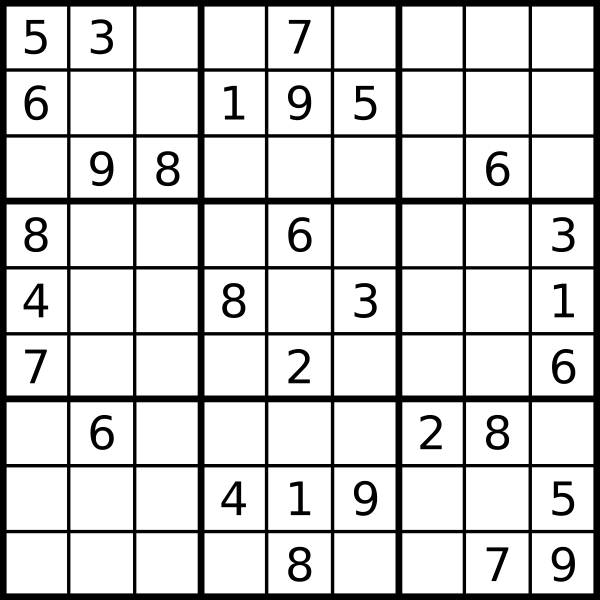
#> input picture img/sudoku1.png, 1200 x 1200 px (shown at 1/2 size)
$ python image_processor.py
#> lines starting #> are read from the running program, lines starting #| are printed output that depends on the picture; after the words box and inside, x2 and y2 are one past the last pixel; in counts of white or black regions, pixels touching at a corner belong together
import imutils
import cv2
import numpy
import pytesseract
import os
DEFAULT_HEIGHT, DEFAULT_WIDTH = 700, 700  # Image size
BOARD_SIZE = 9  # Square board: 9x9
DEFAULT_PIXEL_OFFSET = 5


def main(filename: str = None) -> list:
    filename = './img/sudoku1.png' if filename is None else filename
    image = cv2.imread(filename)
#> image is the input picture: shape (1200, 1200, 3); min 0, max 255, mean 209.8
    image = imutils.resize(
        image, height=DEFAULT_HEIGHT, width=DEFAULT_WIDTH)
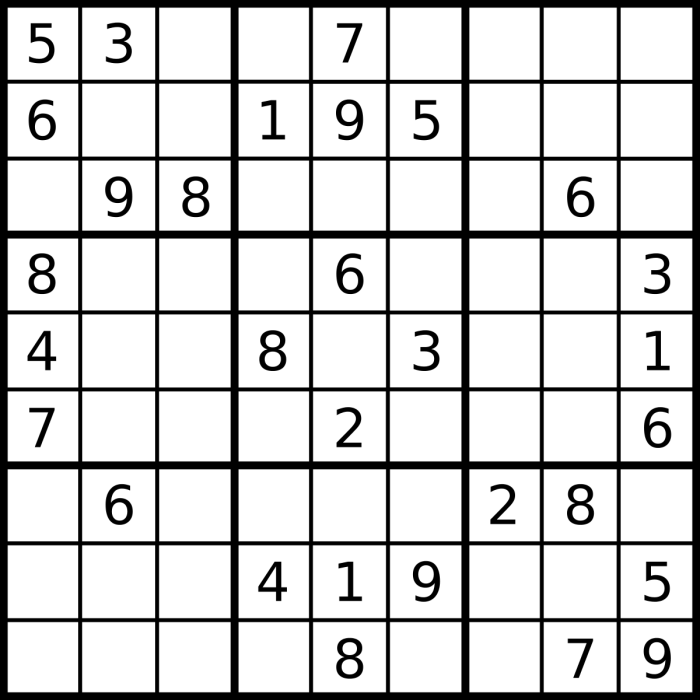
#> image: shape (700, 700, 3); min 0, max 255, mean 209.8
    grayImage = cv2.cvtColor(image, cv2.COLOR_BGR2GRAY)
    kernel = numpy.ones((3, 3), numpy.uint8)
    edgedImage = cv2.Canny(grayImage, threshold1=50,
                           threshold2=200)
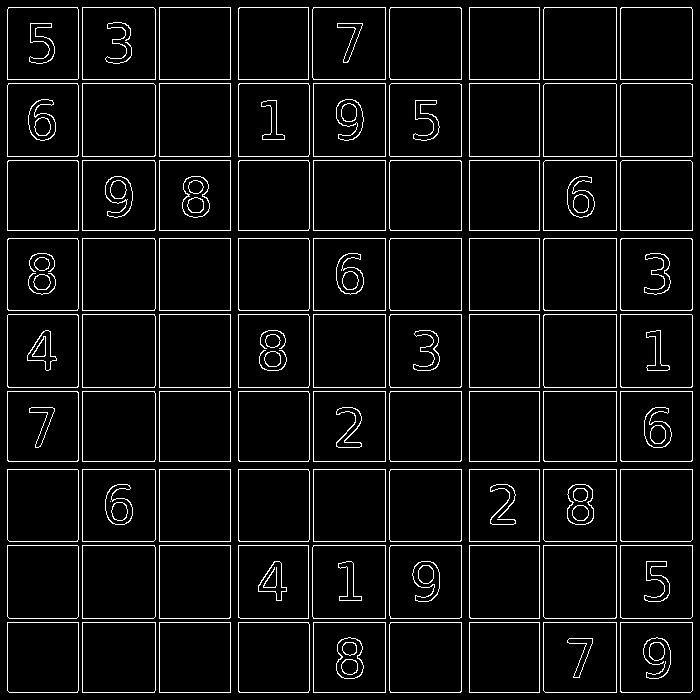
#> edgedImage: shape (700, 700); 5.9% white in thin lines or dots

    # making the countour of the image so edges are more defined
    contours, hierarchy = cv2.findContours(grayImage,
                                           cv2.RETR_TREE, cv2.CHAIN_APPROX_NONE)
#> contours = 132 contours; largest, box (x1, y1, x2, y2) and area: (312, 544, 387, 619) 5476, (543, 544, 618, 619) 5476, (81, 544, 156, 619) 5476, (543, 314, 618, 388) 5402, (312, 314, 387, 388) 5402
    cv2.drawContours(grayImage, contours, -1, (0, 255, 0), 3)
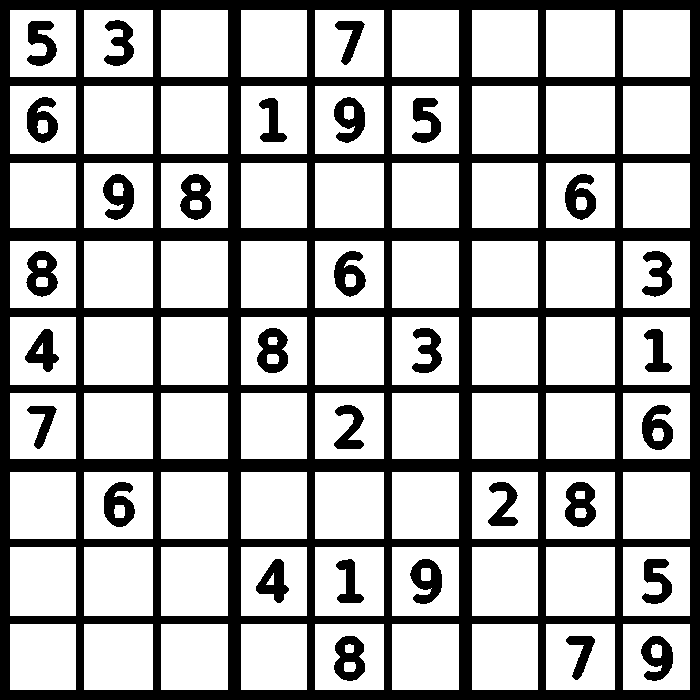
#> grayImage: shape (700, 700); min 0, max 255, mean 177.9

    board = []
    for y in range(BOARD_SIZE):
        boardNumbers = []
        for x in range(BOARD_SIZE):
            # finding each square position based in a 9x9 board
            y1 = y * (DEFAULT_HEIGHT//BOARD_SIZE)
            y2 = (y+1) * (DEFAULT_HEIGHT//BOARD_SIZE)
            x1 = x * (DEFAULT_WIDTH//BOARD_SIZE) + DEFAULT_PIXEL_OFFSET
            x2 = (x+1) * (DEFAULT_WIDTH//BOARD_SIZE)
            # cropping based on coordinates
            tempImage = grayImage[y1:y2, x1:x2]

            # Removing all black contours left from cropping the image (edges)
            # Getting the contour of the image
            # New coordinates: nX, nY, w, h
            # Cropping image again based on the new coordinates
            _, thresh = cv2.threshold(tempImage, 1, 255, cv2.THRESH_BINARY)
            contours, hierarchy = cv2.findContours(
                thresh, cv2.RETR_EXTERNAL, cv2.CHAIN_APPROX_SIMPLE)
            cnt = contours[0]
            nX, nY, w, h = cv2.boundingRect(cnt)  # new coordinates
            tempImage = tempImage[nY:nY+h, nX:nX+w]  # cropping

            # Resizing image making it easier for Tesseract
            # Applying blur as a form of antialiasing
            # Dilating the image in one iteration to trim black lines
            tempImage = imutils.resize(tempImage, width=110, height=110)
            tempImage = cv2.GaussianBlur(tempImage, (5, 5), 0)
            tempImage = cv2.dilate(tempImage, kernel, iterations=1)

            # Converting image to text using Tesseract
            text = pytesseract.image_to_string(
                tempImage, lang='eng', config='--psm 6 --oem 3 -c tessedit_char_whitelist=0123456789')
            text = str(text).strip().replace(' ', '')
            # print(text)
            # cv2.imshow("Input", tempImage)
            # cv2.waitKey(0)
            if text != '':
                boardNumbers.append(int(text))
            else:
                boardNumbers.append(0)
        board.append(boardNumbers)
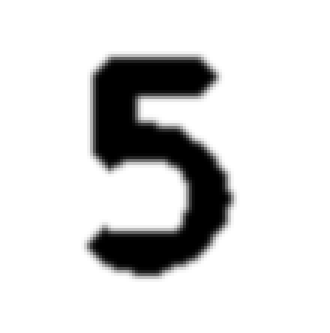
#> tempImage: shape (111, 110) (shown 3 times larger); min 0, max 255, mean 216.3
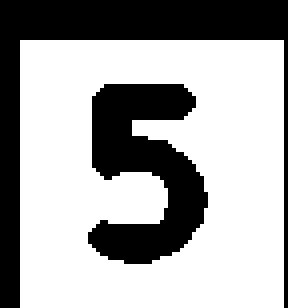
#> thresh: shape (77, 72) (shown 4 times larger); 65.2% white; 2 black regions, box (x1, y1, x2, y2) and area: (0, 0, 72, 77) 1122, (22, 21, 52, 66) 806
#> after the loop, board = []
    board = numpy.array(board)
    return board
    # testResult(filename, board)


# [23 lines left out: function testResult, not called in this run]


main()
#> (the call stopped at in main, `text = pytesseract.image_to_string( tempImage, lang='eng', config='--p..`: pytesseract is not available in this run)

# Below are openCV test functions used to understand some of the basic concepts - they were left here for basic documentation porposes
# It builds the outline of the given board and overlaps it with the grayscale version of it
# The idea of it was to understand how openCV behave given basic data and how to develop arround it
# Basic problems found where how trace lines were 'duplicates' and what steps were necessary to clean them
# In the future, maybe this basic premise of creating image outline data can be used by me to train or build generic data
# I know the code itself is not very original but it seemed like a good place to start


# [72 lines left out: functions __main, __getHorizontal, __getVerticalLines, __negativeImage, not called in this run]


# __main()
